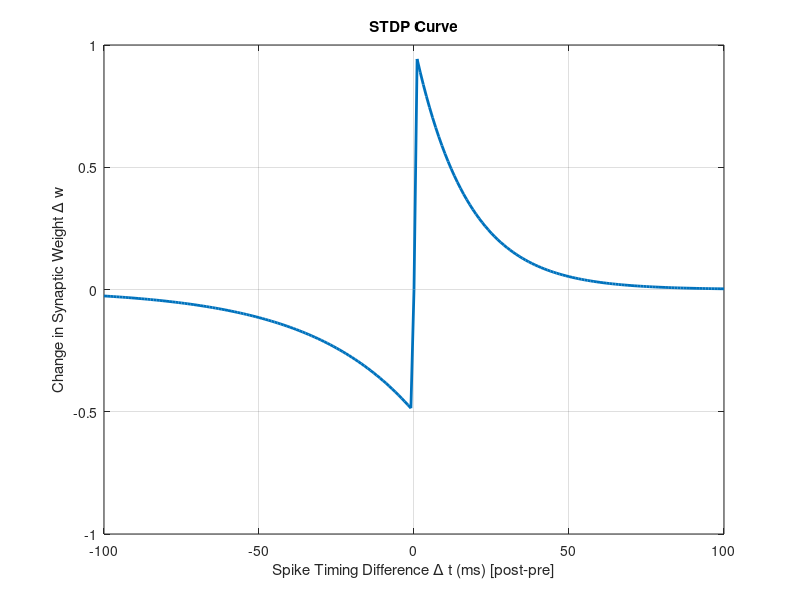

MATLAB code for this plot:
dt = -100:1:100;    % post-pre

aLTP = 1;
aLTD = -0.5;
tauLTP = 17; % ms
tauLTD = 34; % ms
eta = 1; 

deltaW = zeros(size(dt));
for i = 1:length(dt)
    if dt(i) > 0
        % LTP: Δt > 0
        deltaW(i) = eta * aLTP * exp(-dt(i)/tauLTP); 
    elseif dt(i) < 0
        % LTD: Δt < 0
        deltaW(i) = eta * aLTD * exp(dt(i)/tauLTD); 
    else
        % Δt = 0
        deltaW(i) = 0;
    end
end

figure;
plot(dt, deltaW, 'LineWidth', 2);
xlabel('Spike Timing Difference \Delta t (ms) [post-pre]');
ylabel('Change in Synaptic Weight \Delta w');
title('STDP Curve');
grid on;
